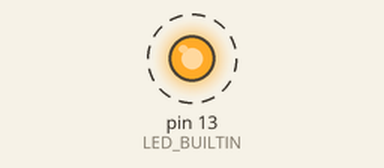
Recording of a sketch running on a simulated Arduino Uno, built with avr-gcc and run on an emulated ATmega328P. Parts: output pins drawn as LEDs (lit = HIGH). Dashed ring = blinking.

Above: at 0.5 s.
Timing chart, 0 to 4.6 s (numbered marks = the images above):
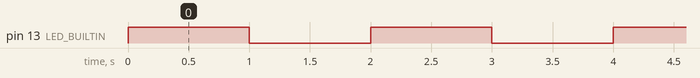

Measured:
- by itself, pin 13 (LED_BUILTIN): alternates HIGH for 1.0 s and LOW for 1.0 s

The sketch:

testyBoi.ino
```cpp
void setup() {
  // initialize digital pin LED_BUILTIN as an output.
  pinMode(LED_BUILTIN, OUTPUT);
}

// the loop function runs over and over again forever
void loop() {

  int i = 1;
  while(i = 1) {
  digitalWrite(LED_BUILTIN, HIGH);   // turn the LED on (HIGH is the voltage level)
  delay(1000);                       // wait for a second
  digitalWrite(LED_BUILTIN, LOW);    // turn the LED off by making the voltage LOW
  delay(1000);                       // wait for a second

  Serial.print(4);
}
}
```
